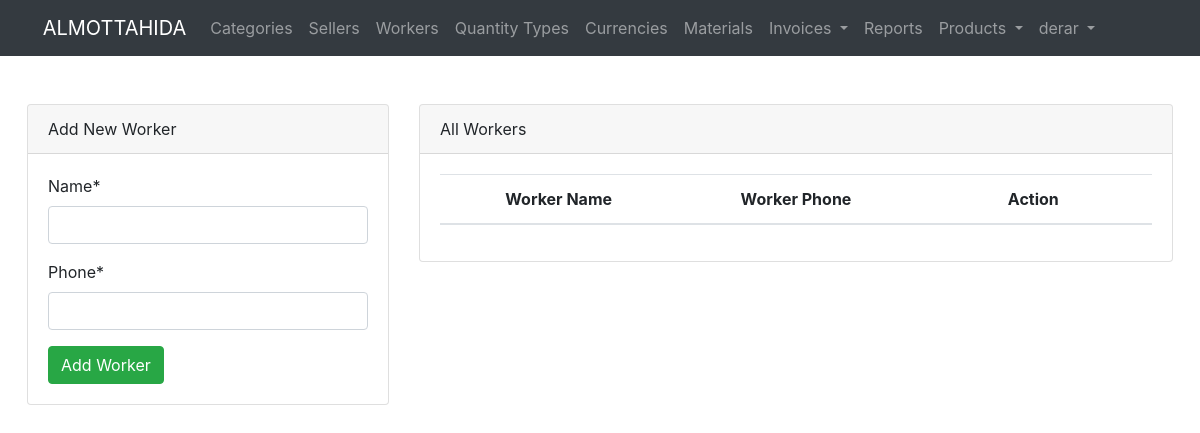
The page /worker/ (signed in) on the database as committed earlier.
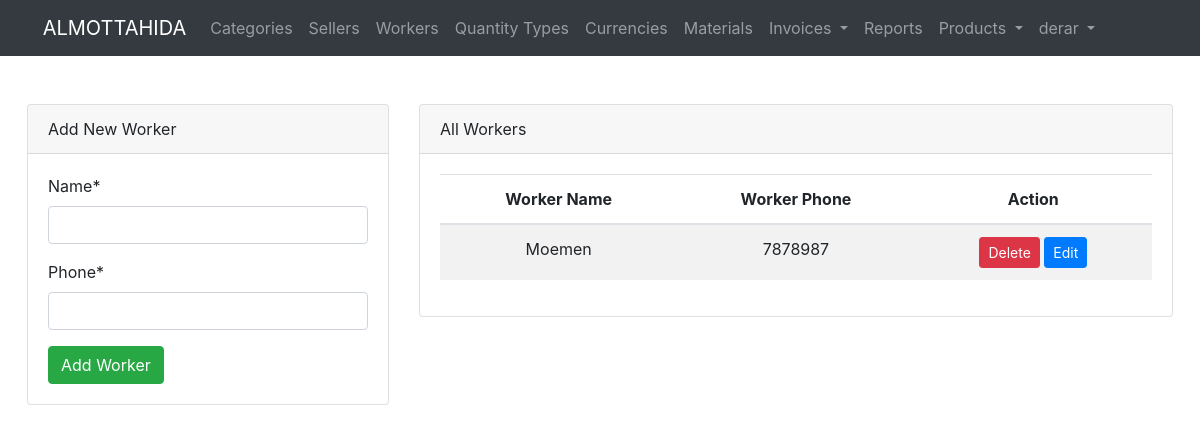
The same page on the database as committed later.
### product/models.py (models this page shows, shortened)
class Worker(models.Model):
    name = models.CharField(max_length=30, unique=True)
    phone = models.CharField(max_length=300, null=True, unique=True, blank=False)

### product/views.py (the view)
# urls.py: path("worker/", views.all_workers, name='worker.all'),
@login_required(login_url=LOGIN_URL)
def all_workers(request):
    if request.method == 'POST':
        method = request.POST.get("method").lower()
        if method == "post":
            form = WorkerForm(request.POST)
            if form.is_valid():
                form.save()
                messages.add_message(request, messages.SUCCESS, 'Worker added successfully.')
                return redirect("worker.all")
        elif method == "delete":
            worker_id = request.POST.get("worker_id")
            Worker.objects.get(pk=worker_id).delete()
            messages.add_message(request, messages.WARNING, 'Worker deleted successfully.')
            return redirect("worker.all")
        elif method == "put":
            worker_id = request.POST.get("worker_id")
            worker_name = request.POST.get("name")
            worker_phone = request.POST.get("phone")
            worker_exists = Worker.objects.filter(name=worker_name).exclude(pk=worker_id)
            if not worker_exists:
                worker = Worker.objects.get(pk=worker_id)
                worker.name = worker_name
                worker.phone = worker_phone
                worker.save()
                messages.add_message(request, messages.SUCCESS, 'Worker updated successfully.')
            else:
                messages.add_message(request, messages.WARNING, 'Worker data exists')
            return redirect("worker.all")
    else:
        form = WorkerForm()
    workers = Worker.objects.all()
    page = request.GET.get('page', 1)
    paginator = Paginator(workers, 15)
    try:
        workers = paginator.page(page)
    except PageNotAnInteger:
        workers = paginator.page(1)
    except EmptyPage:
        workers = paginator.page(paginator.num_pages)
    return render(request, 'worker/all.html', {'workers': workers, "form": form})

### product/forms.py
class WorkerForm(ModelForm):
    class Meta:
        model = Worker
        fields = "__all__"

### templates/worker/all.html (shortened to what this page needs)
{% extends "base.html" %}
{% load crispy_forms_tags %}
{% block content %}
    <div class="row">
        <div class="col-12 col-md-4 mb-4">
            <div class="card">
                <div class="card-header">
                    Add New Worker
                </div>
                <div class="card-body">
                    <form method="post" action="{% url 'worker.all' %}">
                        {{ form|crispy }}
                        <button type="submit" class="btn btn-success">Add Worker</button>
                    </form>
                </div>
            </div>
        </div>
        <div class="col-12 col-md-8 ">
            <div class="card">
                <div class="card-header">
                    All Workers
                </div>
                <div class="card-body">
                    <table class="table table-responsive-md table-striped">
                        <thead>
                        <tr>
                            <th>Worker Name</th>
                            <th>Worker Phone</th>
                            <th>Action</th>
                        </tr>
                        </thead>
                        <tbody>
                        {% for worker in workers %}
                            <tr>
                                <td>{{ worker.name }}</td>
                                <td>{{ worker.phone }}</td>
                                <td>
                                    <button type="button" class="btn btn-danger btn-sm delete-btn" data-toggle="modal"
                                            data-target="#deleteModal" data-id="{{ worker.id }}">
                                        Delete
                                    </button>
                                    <button type="button" class="btn btn-primary btn-sm edit-btn" data-toggle="modal"
                                            data-target="#updateModal" data-id="{{ worker.id }}"
                                            data-phone="{{ worker.phone }}" data-name="{{ worker.name }}">
                                        Edit
                                    </button>
                                </td>
                            </tr>
                        {% endfor %}
                        </tbody>
                    </table>
                </div>
            </div>
        </div>
    </div>
{% endblock %}

Rows that differ between the two databases and show on the page:
added Worker: name "Moemen", phone "7878987"
